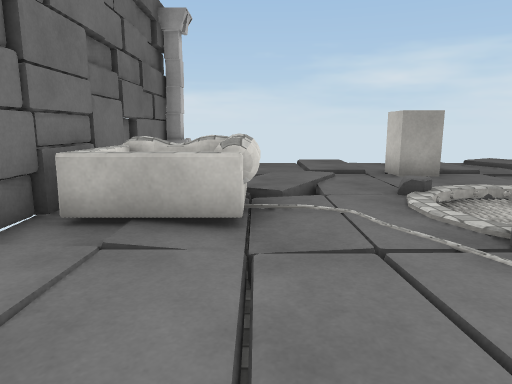
[1] (above)

14 first-person views from a walk through a 3-D level made in the Unity game engine. The camera is 1.2 m above the floor, tilts 10° down and sees 70° across. The floor is counted in squares, 1 m on a side. Each view is taken from the middle of a square. On the plan, view 1 faces up. The plan holds only what a view shows up to about 15 squares ahead; the rest is blank. The place goes on beyond the plan. Surface patterns are stand-ins for the level's own textures.

[2]
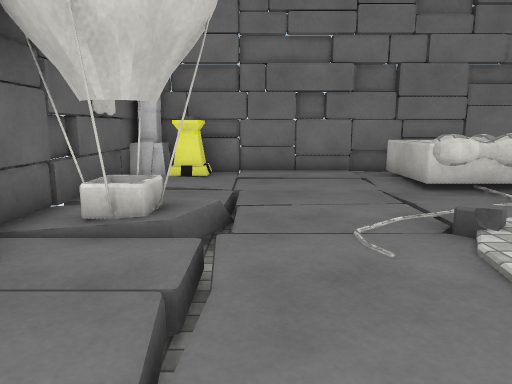

[3]
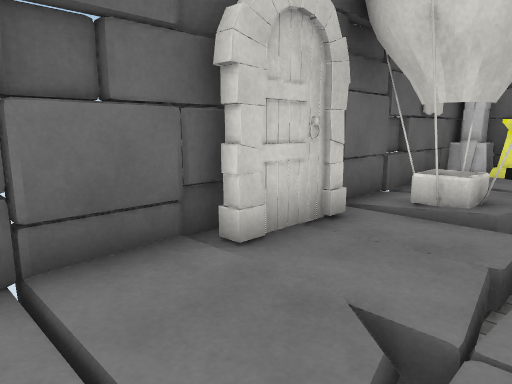

[4]
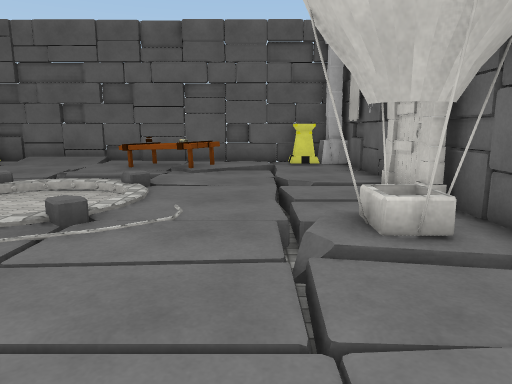

[5]
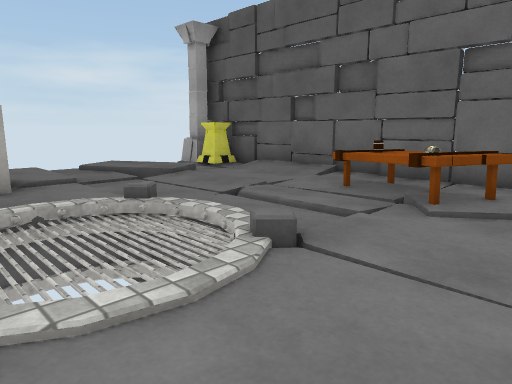

[6]
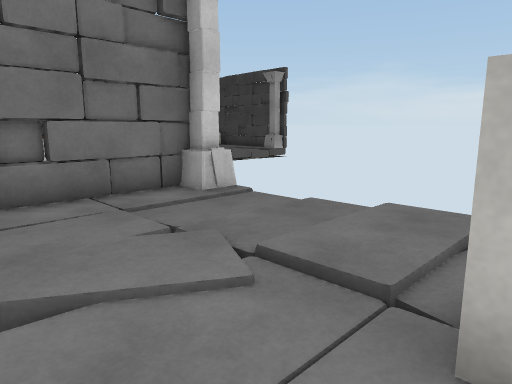

[7]
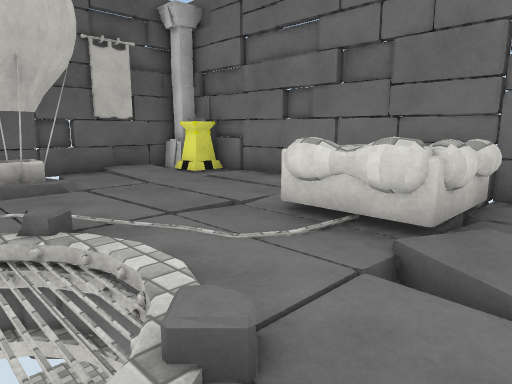

[8]
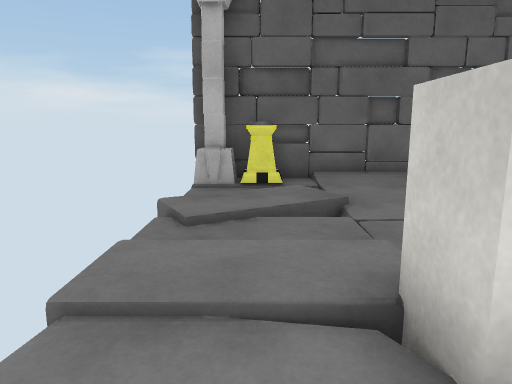

[9]
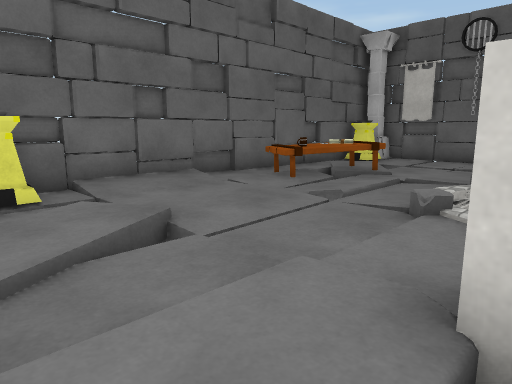

[10]
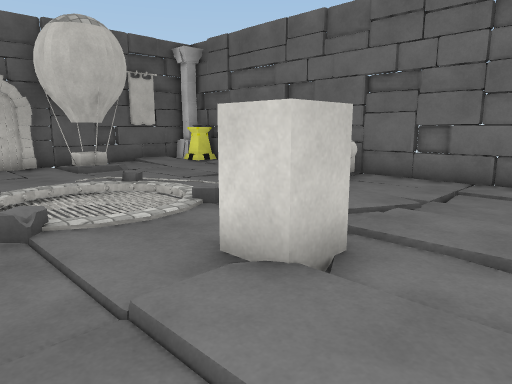

[11]
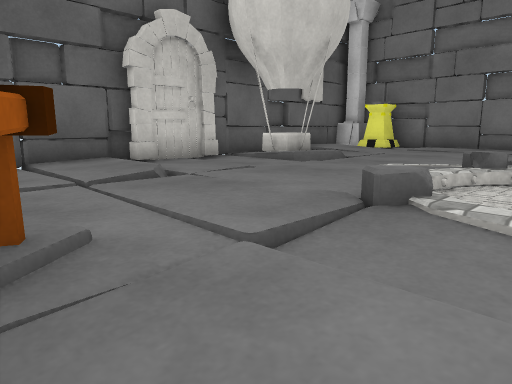

[12]
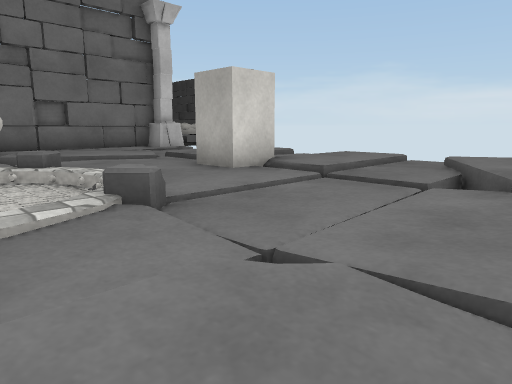

[13]
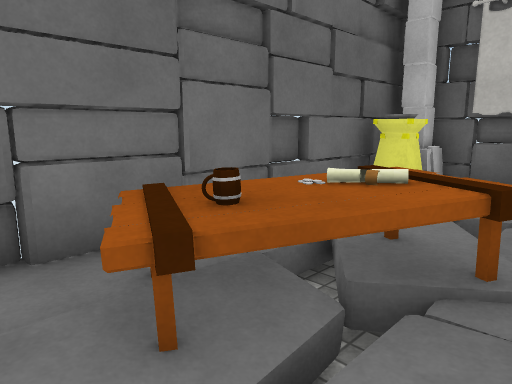

[14]
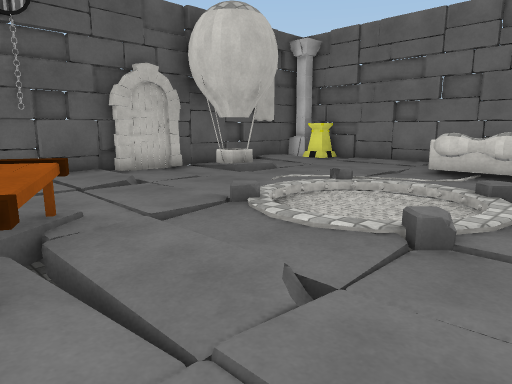

### Floor plan
Key: @ floor where view 1 was taken; # wall or solid block; x gap in a wall; . main floor; : floor 0.25 m higher than the main floor; / step, stairs or slope; = window, fence, low wall or low ledge; P pillar; B block; T thing the floor can be seen under or through; A box; O other object.
Columns run from 3 left of view 1 to 12 right of it. Each row starts with its distance up from view 1.
 13                #
 12 #P...: .://: .P#
 11 #....:/.://:/.A#
 10 #....:.#:/. /..#
  9 #..# .#B. ...  #
  8 ##./x..... ....#
  7 ##=.T // A.....#
  6 #AATT.T.  .//  #
  5 #AAT .T. T../A##
  4 ###.T.T.T/..AA#
  3 #../TT .. .TAO#
  2 #../T..... .###
  1 #../......../##
  0 ##.@##A..#
 -1 #A./#AA.....
 -2 #P###########

Positions as (right, up) in squares from view 1, and headings:
1: (0, 0), facing up
2: (7, 1), facing left
3: (8, 1), facing down-left
4: (-2, 1), facing right
5: (3, 1), facing up-right
6: (4, 7), facing up-left
7: (4, 8), facing down-left
8: (2, 11), facing right
9: (4, 12), facing down-right
10: (7, 12), facing down-left
11: (9, 5), facing down-left
12: (9, 5), facing up-left
13: (8, 6), facing down-right
14: (10, 8), facing down-left
